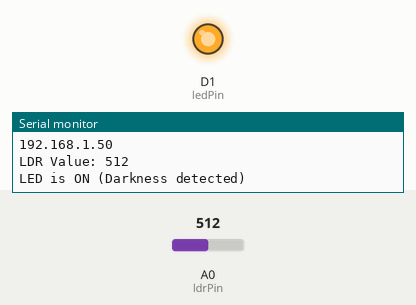
Simulated run of this sketch. Board: ESP8266 (NodeMCU). Parts: output pins drawn as LEDs (lit = HIGH), the last lines printed to the serial monitor. The inputs (shaded band) are chosen by the test bench; at power-on: A0 (ldrPin) = 512. WiFi joins after 1.5 s; servers stay silent unless stated.

Above: at 3.8 s.
3.9 s: A0 (ldrPin) set to 589
5.7 s: A0 (ldrPin) set to 607
At 6.8 s:
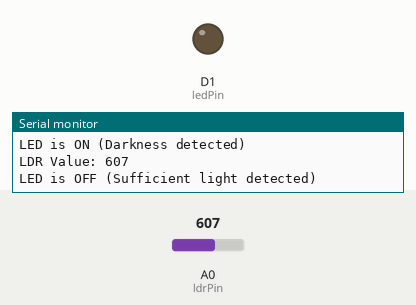
9.3 s: A0 (ldrPin) set to 590
At 11.1 s:
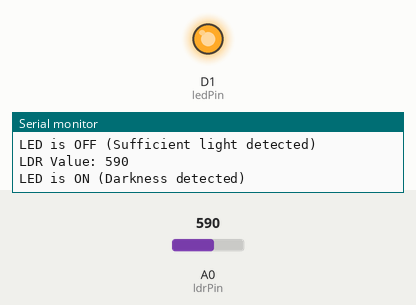
11.9 s: A0 (ldrPin) set to 610
At 14.3 s:
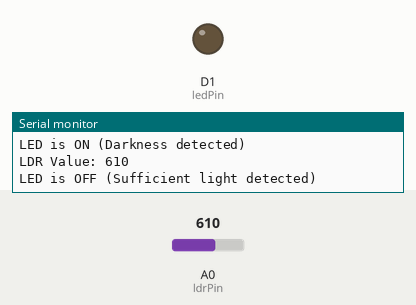
Timing chart, 0 to 15.5 s (numbered marks = the images above; inputs shaded):
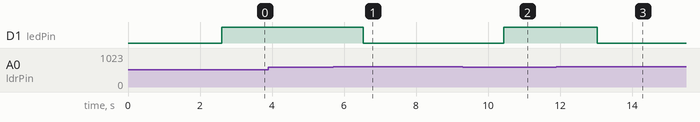

Measured:
- the behaviour switches between 599 and 600 on A0 (ldrPin) (found by bisection; images 0 and 1)
- after the input at 5.7 s, D1 (ledPin): HIGH → LOW after 0.84 s
- after the input at 9.3 s, D1 (ledPin): LOW → HIGH after 1.1 s
- after the input at 11.9 s, D1 (ledPin): HIGH → LOW after 1.1 s

The sketch:

Smart_street_lights.ino
```cpp
#include <ThingSpeak.h>
#include <ESP8266WiFi.h>

const char* ssid = "GITAM-5GHz";
const char* password = "Gitam$$123";
const int ldrPin = A0; // Defining LDR PIN
int input_val = 0; // Variable to store input values
const int ledPin = D1;
WiFiClient client;
long myChannelNumber = 2436935;
const char myWriteAPIKey[] = "YICOFEZQ1DOOKCIE";
void setup() {
   Serial.begin(9600);
   delay(1000);
   pinMode(ledPin, OUTPUT);
   digitalWrite(ledPin, LOW); // Turn off LED initially
   pinMode(ldrPin, INPUT);
   Serial.println();
   Serial.println();
   Serial.print("Connecting to ");
   Serial.println(ssid);
   WiFi.begin(ssid, password);
   while (WiFi.status() != WL_CONNECTED) {
      delay(200);
      Serial.print("...");
   }
   Serial.println("");
   Serial.println("WiFi connected");
   Serial.println("IP address: ");
   Serial.println(WiFi.localIP());
   ThingSpeak.begin(client);
}

void loop() {
   input_val = analogRead(ldrPin);
   Serial.print("LDR Value: ");
   Serial.println(input_val);

   if (input_val < 600) { // Adjust threshold for darkness
      digitalWrite(ledPin, HIGH); // Turn on LED when it's dark
      Serial.println("LED is ON (Darkness detected)");
   } else {
      digitalWrite(ledPin, LOW); // Turn off LED when it's bright
      Serial.println("LED is OFF (Sufficient light detected)");
   }

   ThingSpeak.writeField(myChannelNumber, 1, input_val, myWriteAPIKey);
   delay(1000); // Wait for a second before reading again
}
```
